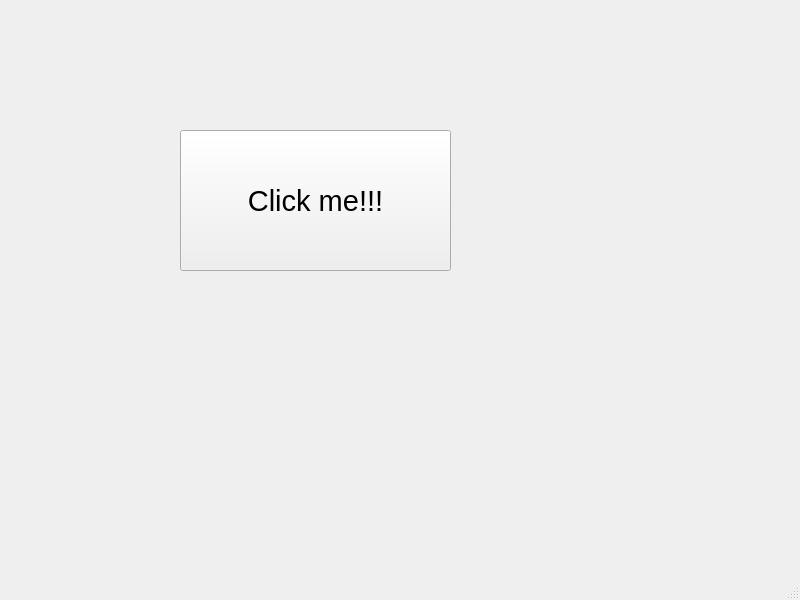
<?xml version="1.0" encoding="UTF-8"?>
<ui version="4.0">
 <class>MainWindow</class>
 <widget class="QMainWindow" name="MainWindow">
  <property name="geometry">
   <rect>
    <x>0</x>
    <y>0</y>
    <width>800</width>
    <height>600</height>
   </rect>
  </property>
  <property name="windowTitle">
   <string>MainWindow</string>
  </property>
  <widget class="QWidget" name="centralwidget">
   <widget class="QPushButton" name="pushButton">
    <property name="geometry">
     <rect>
      <x>180</x>
      <y>130</y>
      <width>271</width>
      <height>141</height>
     </rect>
    </property>
    <property name="font">
     <font>
      <pointsize>22</pointsize>
     </font>
    </property>
    <property name="text">
     <string>Click me!!!</string>
    </property>
   </widget>
  </widget>
  <widget class="QMenuBar" name="menubar">
   <property name="geometry">
    <rect>
     <x>0</x>
     <y>0</y>
     <width>800</width>
     <height>18</height>
    </rect>
   </property>
  </widget>
  <widget class="QStatusBar" name="statusbar"/>
 </widget>
 <resources/>
 <connections/>
</ui>
